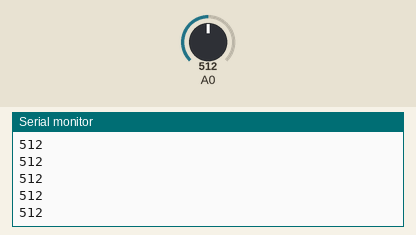
This sketch was run on a simulated Arduino Uno, built with avr-gcc and run on an emulated ATmega328P. On the bench: the last lines printed to the serial monitor. The inputs (shaded band) are chosen by the test bench; at power-on: A0 = 512.

Above: at 1.2 s.
1.3 s: A0 set to 716
At 1.31 s:
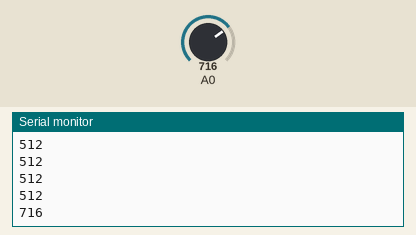
2.8 s: A0 set to 900
At 2.81 s:
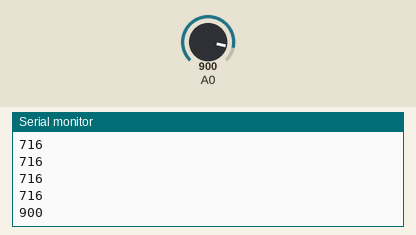
Timing chart, 0 to 5.8 s (numbered marks = the images above; inputs shaded):
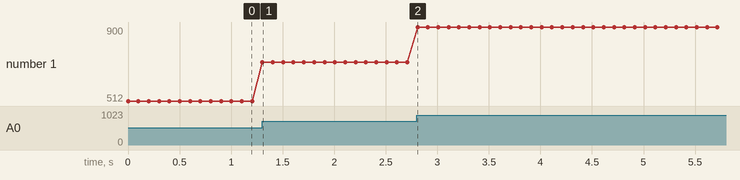

The sketch:

buton_matrix_get_values.ino
```cpp
/* using 1 analog pin to read input data from a 4x4 keypad matrix
 *
Connections:
   390 ohm resistors connected in series between rows
   1.5k ohm resistors connected in series between columns
   a .01uf capacitor between the signal pin and ground (103 ceramic cap)
   a 390 ohm resistor connected between the signal pin and row 0
   a 4.1k ohm resistor connected between 5v and row 0
   ground pin connected to column 3

** be sure that the rows are not connected to the columns **

   connect ground to gnd
   connect 5v to 5v
   connect signal pin to Analog(0) on Arduino Uno
*/

// enter analog values from the 4x4 keypad for later use :

// 1 =
// 2 =
// 3 =
// A =
// 4 =
// 5 =
// 6 =
// B =
// 7 =
// 8 =
// 9 =
// C =
// * =
// 0 =
// # =
// D =


/*
  // convert the inputs into the corresponding keypad options:
  int thresholds[5] = {214, 160, 123, 560, 531};
  char keypad[5] = {'1', '2', '3', '*', '#'};
*/

void setup() {
  // Start Serial Monitor
  Serial.begin(9600);
}

void loop() {
  // print button press value to monitor
  int value = analogRead(A0); // connect to pin A0
  Serial.println(value);
  delay(100);
  /*
    // print the keypad value instead of the voltage
    for(int i = 0; i <= 5; i += 1){
      if (analogRead(A0) == thresholds[i]){
        Serial.println(keypad[i]);
      }
    }
  */
}// loop end
```

Measured:
- after the input at 1.3 s, the serial monitor: prints a new line at once (image 1)
- after the input at 2.8 s, the serial monitor: prints a new line at once (image 2)
- plotted number 1: 512 → 716 after the input at 1.3 s, 716 → 900 after the input at 2.8 s
